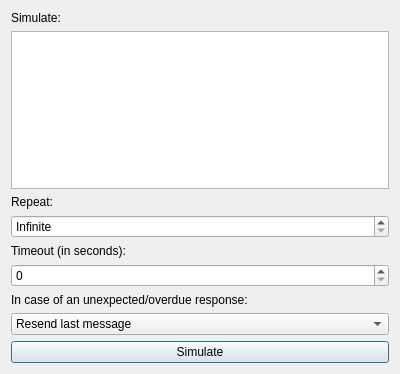
<?xml version="1.0" encoding="UTF-8"?>
<ui version="4.0">
 <class>SimulateDialog</class>
 <widget class="QDialog" name="SimulateDialog">
  <property name="geometry">
   <rect>
    <x>0</x>
    <y>0</y>
    <width>400</width>
    <height>374</height>
   </rect>
  </property>
  <property name="windowTitle">
   <string>Dialog</string>
  </property>
  <layout class="QVBoxLayout" name="verticalLayout_2">
   <item>
    <widget class="QLabel" name="label">
     <property name="text">
      <string>Simulate:</string>
     </property>
    </widget>
   </item>
   <item>
    <widget class="QListView" name="listView"/>
   </item>
   <item>
    <widget class="QLabel" name="label_2">
     <property name="text">
      <string>Repeat:</string>
     </property>
    </widget>
   </item>
   <item>
    <widget class="QSpinBox" name="spinBox">
     <property name="specialValueText">
      <string>Infinite</string>
     </property>
    </widget>
   </item>
   <item>
    <widget class="QLabel" name="label_3">
     <property name="text">
      <string>Timeout (in seconds):</string>
     </property>
    </widget>
   </item>
   <item>
    <widget class="QSpinBox" name="spinBox_2"/>
   </item>
   <item>
    <widget class="QLabel" name="label_4">
     <property name="text">
      <string>In case of an unexpected/overdue response:</string>
     </property>
    </widget>
   </item>
   <item>
    <widget class="QComboBox" name="comboBox">
     <item>
      <property name="text">
       <string>Resend last message</string>
      </property>
     </item>
     <item>
      <property name="text">
       <string>Stop simulation</string>
      </property>
     </item>
     <item>
      <property name="text">
       <string>Restart simulation</string>
      </property>
     </item>
    </widget>
   </item>
   <item>
    <widget class="QPushButton" name="pushButton">
     <property name="text">
      <string>Simulate</string>
     </property>
     <property name="icon">
      <iconset theme="media-playback-start"/>
     </property>
    </widget>
   </item>
  </layout>
 </widget>
 <resources/>
 <connections/>
</ui>
